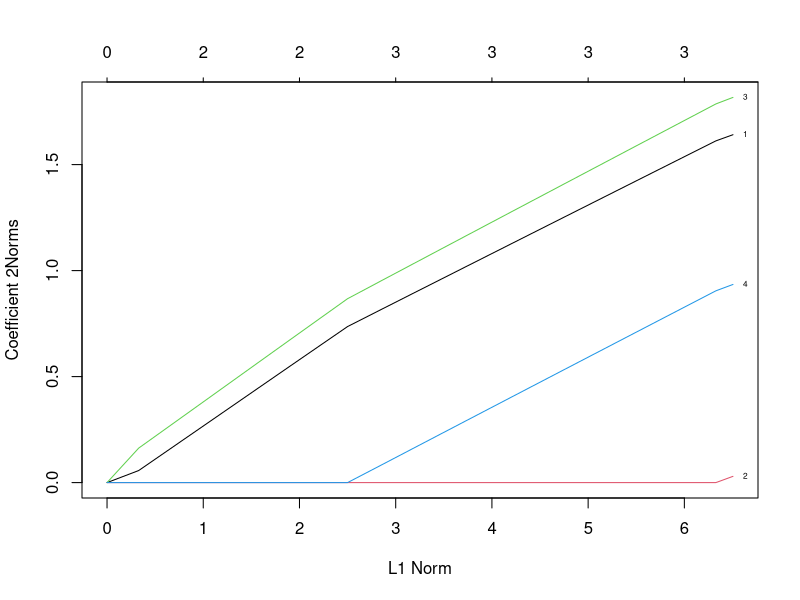

Reproduce this figure in R.
## ---- chunk 1
#library(MASS)
library(glmnet)
## ---- chunk 2
set.seed(65587)
# n = 2500, p = 4 
X <- matrix(rnorm(10000), 2500, 4)

# Have 3 different responses
y1 <- 0.9 * X[, 1] + 0.00 * X[, 2] + 1.2 * X[, 3] + 0.9 * X[, 4]
y2 <- 1.1 * X[, 1] + 0.02 * X[, 2] + 0.01 * X[, 3] + 0.05 * X[, 4]
y3 <- 0.9 * X[, 1] + 0.01 * X[, 2] + 1.3 * X[, 3] + 0.01 * X[, 4]

w = c(0.9, 0.00, 1.2, 0.9, 1.1, 0.02, 0.01, 0.05, 0.9, 0.01, 1.3, 0.01)
w = matrix(w, 4, 3)
## ---- chunk 3
mt_LASSO <- function(Cov){
    set.seed(12345)
    # epsilon is the gaussian error. dimension: n * 3. 
    epsilon <- MASS::mvrnorm(n=2500, mu = rep(0, 3), Sigma = Cov)
    y <- cbind(y1, y2, y3)  
    y <- y + epsilon
    
    mt_fit = glmnet(X, y, family = "mgaussian")
    plot(mt_fit, type.coef = "2norm", label = TRUE)
    
    ## Use Cross Validation to select $\lambda$, and compare.
    cv.mt_fit = cv.glmnet(X, y, family = "mgaussian", intercept = FALSE)
    cv.fit1 = cv.glmnet(X, y[, 1], intercept = FALSE)
    cv.fit2 = cv.glmnet(X, y[, 2], intercept = FALSE)
    cv.fit3 = cv.glmnet(X, y[, 3], intercept = FALSE)
    #plot(cv.mt_fit)
    #plot(cv.fit1)
    #plot(cv.fit2)
    #plot(cv.fit3)
    
    # multi-task
    mt_beta = cbind(coef(cv.mt_fit)$y1, coef(cv.mt_fit)$y2, coef(cv.mt_fit)$y3)
    mt_beta = mt_beta[-1,]
    print(mt_beta)
    print( sum((mt_beta - w)^2) )
    
    # lasso for each response
    lasso_beta = cbind(coef(cv.fit1), coef(cv.fit2), coef(cv.fit3))
    lasso_beta = lasso_beta[-1,]
    print(lasso_beta)
    print( sum((lasso_beta - w)^2) )
}
## ---- chunk 4
Cov1 = diag(3)
Cov1
mt_LASSO(Cov1)
